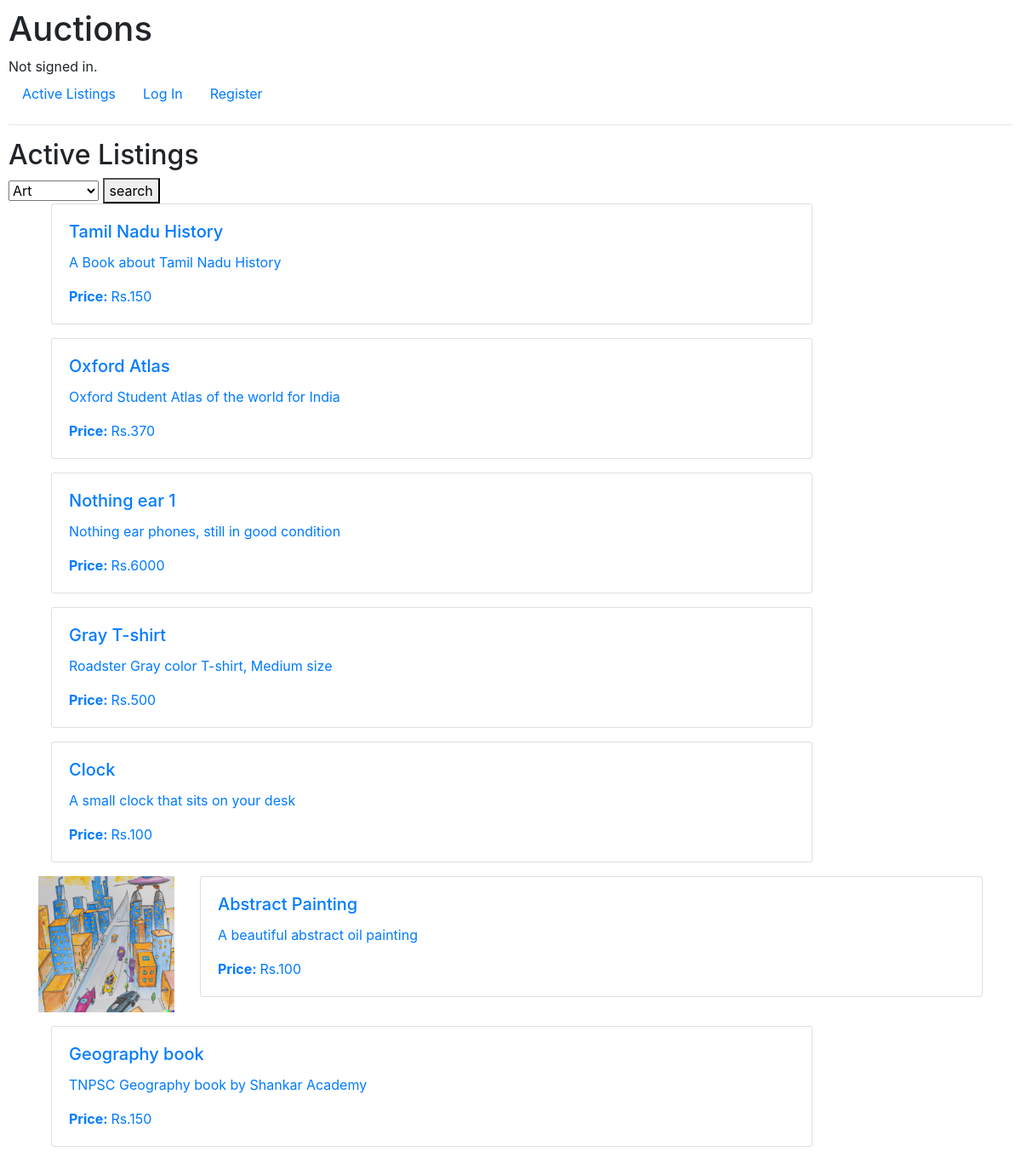
The page / on the database its author committed.
### auctions/models.py (models this page shows, shortened)
class listing(models.Model):
    title = models.CharField(max_length=20)
    description = models.CharField(max_length=64)
    price = models.IntegerField()
    category = models.ForeignKey(Category, blank=True, null=True, on_delete=models.CASCADE, related_name="item_type")
    image = models.ImageField(null=True, blank=True, upload_to='images/')
    posted_user = models.ForeignKey(User, related_name="posted_item", on_delete=models.CASCADE, null=True)
    isActive = models.BooleanField(default=True)
    watchlist = models.ManyToManyField(User, null=True, related_name="Watch_items", blank=True)

### auctions/views.py (the view)
# urls.py: path("", views.index, name="index"),
def index(request):
    if request.method == "POST":
        cat = request.POST["category"]
        c = Category.objects.get(category=cat)
        all_cat = Category.objects.all()
        items = listing.objects.filter(isActive=True, category=c)
        return render(request, 'auctions/index.html', {
            "items" : items,
            "cat" : all_cat
            })
    else:
        items = listing.objects.filter(isActive=True)
        cat = Category.objects.all()
        return render(request, "auctions/index.html", {
            "items" : items,
            "cat" : cat
        })

### auctions/models.py (called while the page is built)
    def __str__(self):
        return self.category

### auctions/templates/auctions/index.html (shortened to what this page needs)
{% extends "auctions/layout.html" %}
{% block body %}
    <h2>Active Listings</h2>
    <form return="{% url 'index' %}" method="post">
        <select name="category">
            {% for c in cat %}
            <option value="{{c}}">{{c}}</option>
            {% endfor %}
        </select>
        <button type="submit">search</button>
    </form>
    {% for item in items %}
    <ul class="list-unstyled">
        <li class="container">
            <a href="{% url 'list' item.title %}" method="post">
                <div class="row">
                    {% if item.image %}
                    <div class="col-md-2">
                        <img src="{{item.image.url}}" class="img-fluid" alt="Product Image" width="200">
                        {% endif %}
                    </div>
                    <div class="col-md-10">
                        <div class="card">
                            <div class="card-body">
                                <h5 class="card-title">{{item.title}}</h5>
                                <p class="card-text">{{item.description}}</p>
                                <p class="card-text"><strong>Price: </strong>Rs.{{item.price}}</p>
                            </div>
                        </div>
                    </div>
                </div>
            </a>
        </li>
    </ul>
    {% empty %}
        <h4> No items </h4>
    {% endfor %}
{% endblock %}

### auctions/static/auctions/styles.css (style rules this page uses)
body { padding: 10px; }

### rows shown on the page
listing: title "Tamil Nadu History", description "A Book about Tamil Nadu History", price "150"
listing: title "Oxford Atlas", description "Oxford Student Atlas of the world for India", price "370"
listing: title "Nothing ear 1", description "Nothing ear phones, still in good condition", price "6000"
listing: title "Gray T-shirt", description "Roadster Gray color T-shirt, Medium size", price "500"
listing: title "Clock", description "A small clock that sits on your desk", price "100"
listing: image (picture), title "Abstract Painting", description "A beautiful abstract oil painting", price "100"
listing: title "Geography book", description "TNPSC Geography book by Shankar Academy", price "150"

### other values the page prints
form field category "Art"
